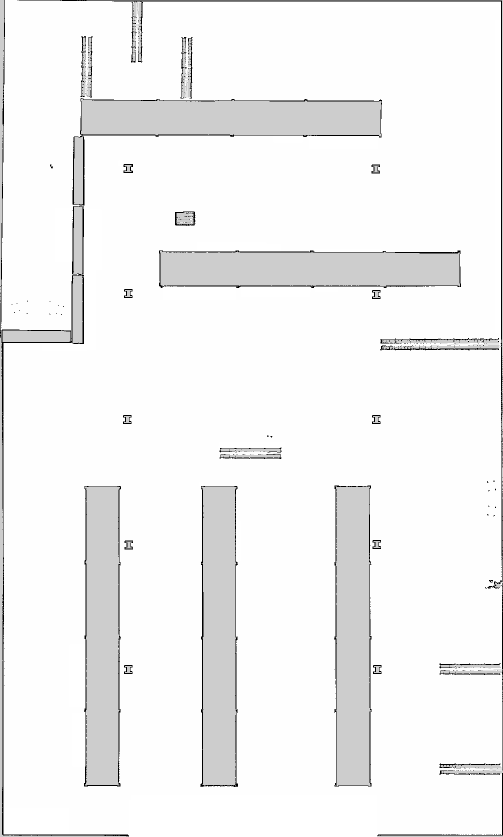
#> input picture examples/nav2_hazard_scan/maps/warehouse.pgm, 1006 x 1674 px (shown at 1/2 size)
$ python scan_demo.py
#> lines starting #> are read from the running program, lines starting #| are printed output that depends on the picture
### examples/nav2_hazard_scan/map_io.py
"""Loads a real ROS/Nav2 map: the standard <name>.yaml + <name>.pgm pair the map_server / Nav2 map
saver produces (unchanged format for well over a decade -- see
https://navigation.ros.org/configuration/packages/costmap-plugins/static.html and the map_server
YAML spec it links). No ROS install needed to read it: it's a plain YAML file plus a plain PGM image.

Supports both documented occupancy modes. ``trinary`` (the default, and what the overwhelming
majority of real map_server YAML files use) classifies every pixel as FREE, OCCUPIED, or UNKNOWN
purely by threshold. ``scale`` keeps a continuously-scaled occupancy probability for pixels that
fall between the two thresholds instead of flatly calling them UNKNOWN -- this tool's own internal
grid is strictly trinary (geometry.py/hazard_rules.py need FREE/OCCUPIED/UNKNOWN cells, not a
continuous probability), so that scaled value is binarized at 50% here, a deliberate, stated
simplification, not a silent one. ``raw`` mode (pixel value used directly as the published
occupancy data, no thresholding) is rare in practice and its exact pixel semantics are
consumer-defined rather than standardized -- rather than guess at behavior for a mode this tool has
no real test map for, loading a ``mode: raw`` YAML raises ``MapLoadError`` with a clear message
instead of silently producing a questionable classification.
"""

from __future__ import annotations

import os
from dataclasses import dataclass

import numpy as np
import yaml
from PIL import Image

FREE, OCCUPIED, UNKNOWN = 0, 1, 2
_SUPPORTED_MODES = ("trinary", "scale")


class MapLoadError(Exception):
    """Anything wrong with a map file or its YAML metadata -- missing file, missing/invalid key,
    unreadable image, an unsupported mode. Always a clear, specific message; callers (the CLI) are
    expected to catch this and print it without a traceback, since a malformed map file is routine
    user error, not a programming bug."""


@dataclass(frozen=True)
class OccupancyGrid:
    cells: np.ndarray  # (rows, cols) of FREE/OCCUPIED/UNKNOWN, row 0 = the image's top row
    resolution_m: float  # meters per cell
    origin_xy: tuple  # (x, y) world coordinates of the BOTTOM-LEFT cell (the map_server convention)

    # [15 lines left out: functions world_to_cell, cell_to_world, not called in this run]

    def in_bounds(self, row: int, col: int) -> bool:
        return 0 <= row < self.cells.shape[0] and 0 <= col < self.cells.shape[1]


def load_occupancy_grid(yaml_path: str) -> OccupancyGrid:
    if not os.path.isfile(yaml_path):
        raise MapLoadError(f"map YAML not found: {yaml_path!r}")
    try:
        with open(yaml_path) as f:
            meta = yaml.safe_load(f)
    except yaml.YAMLError as exc:
        raise MapLoadError(f"{yaml_path!r} is not valid YAML: {exc}") from exc
    if not isinstance(meta, dict):
        raise MapLoadError(f"{yaml_path!r} does not contain a YAML mapping (map_server metadata) at its top level")

    for key in ("image", "resolution"):
        if key not in meta:
            raise MapLoadError(f"{yaml_path!r} is missing the required map_server key {key!r}")

    image_path = meta["image"]
    if not os.path.isabs(image_path):
        image_path = os.path.join(os.path.dirname(yaml_path), image_path)
    if not os.path.isfile(image_path):
        raise MapLoadError(f"{yaml_path!r} points at image {image_path!r}, which does not exist")
    try:
        img = np.asarray(Image.open(image_path).convert("L"), dtype=np.float64)  # 0..255, one channel
    except Exception as exc:  # noqa: BLE001 -- Pillow's own exception types vary by failure mode
        raise MapLoadError(f"could not read {image_path!r} as an image: {exc}") from exc
    if img.size == 0:
        raise MapLoadError(f"{image_path!r} decoded to an empty image")

    try:
        resolution = float(meta["resolution"])
    except (TypeError, ValueError) as exc:
        raise MapLoadError(f"{yaml_path!r}'s resolution {meta['resolution']!r} is not a number") from exc
    if not (resolution > 0):
        raise MapLoadError(f"{yaml_path!r}'s resolution must be positive, got {resolution!r}")

    origin = meta.get("origin", [0.0, 0.0, 0.0])
    if not (isinstance(origin, (list, tuple)) and len(origin) >= 2):
        raise MapLoadError(f"{yaml_path!r}'s origin must be a list of at least [x, y], got {origin!r}")
    try:
        origin_xy = (float(origin[0]), float(origin[1]))
    except (TypeError, ValueError) as exc:
        raise MapLoadError(f"{yaml_path!r}'s origin {origin!r} is not numeric") from exc

    mode = meta.get("mode", "trinary")
    if mode not in _SUPPORTED_MODES:
        raise MapLoadError(
            f"{yaml_path!r} specifies mode {mode!r}, which this tool does not support "
            f"(supported: {', '.join(_SUPPORTED_MODES)}) -- 'raw' mode's pixel semantics are "
            f"consumer-defined rather than standardized, so this tool refuses to guess at them "
            f"rather than silently produce a questionable classification"
        )

    negate = meta.get("negate", 0)
    try:
        negate = bool(int(negate))
    except (TypeError, ValueError) as exc:
        raise MapLoadError(f"{yaml_path!r}'s negate {negate!r} is not interpretable as 0/1") from exc

    try:
        occ_thresh = float(meta.get("occupied_thresh", 0.65))
        free_thresh = float(meta.get("free_thresh", 0.196))
    except (TypeError, ValueError) as exc:
        raise MapLoadError(f"{yaml_path!r}'s occupied_thresh/free_thresh are not numeric: {exc}") from exc
    if not (0.0 <= free_thresh < occ_thresh <= 1.0):
        raise MapLoadError(
            f"{yaml_path!r}'s thresholds must satisfy 0 <= free_thresh < occupied_thresh <= 1, "
            f"got free_thresh={free_thresh!r} occupied_thresh={occ_thresh!r}"
        )

    # Standard map_server convention: occupancy probability from pixel intensity. negate=0 (the
    # common case): white (255) = free, black (0) = occupied, so probability-of-occupied = 1 -
    # pixel/255. negate=1 flips that.
    occ_prob = (img / 255.0) if negate else (1.0 - img / 255.0)

    cells = np.full(img.shape, UNKNOWN, dtype=np.uint8)
    cells[occ_prob <= free_thresh] = FREE
    cells[occ_prob >= occ_thresh] = OCCUPIED
    if mode == "scale":
        # The documented map_server "scale" behavior: pixels strictly between the two thresholds
        # get a continuously-scaled 0-100 probability instead of a flat UNKNOWN. This tool's grid
        # is trinary, so that continuous value is binarized at the 50% mark -- see the module
        # docstring for why that's a deliberate simplification, not a silent one.
        mid = (occ_prob > free_thresh) & (occ_prob < occ_thresh)
        scaled = (occ_prob[mid] - free_thresh) / (occ_thresh - free_thresh) * 100.0
        cells_mid = cells[mid]
        cells_mid[scaled >= 50.0] = OCCUPIED
        cells_mid[scaled < 50.0] = FREE
        cells[mid] = cells_mid

    return OccupancyGrid(cells=cells, resolution_m=resolution, origin_xy=origin_xy)

### examples/nav2_hazard_scan/geometry.py
"""Grid geometry primitives, all operating on a `map_io.OccupancyGrid`'s plain numpy `cells` array
-- no scipy, kept to numpy so this example needs only one extra dependency beyond the standard
library, on top of what map_io.py already needs to read a PGM.
"""

from __future__ import annotations

import heapq
import math

import numpy as np

from map_io import FREE, OCCUPIED, UNKNOWN

SQRT2 = math.sqrt(2.0)


# [89 lines left out: functions clearance_transform, bresenham_cells, sightline_cells, not called in this run]


def astar(cells: np.ndarray, start, goal):
    """A real grid A* (8-connected, real per-step cost, not a straight-line stand-in) from
    ``start`` to ``goal`` (row, col), through FREE cells only. Returns the path as a list of
    (row, col), inclusive of both ends, or None if no path exists. Used only to get an honest,
    genuinely-computed route to run the hazard rules along, in place of a real nav2_route export
    this public map doesn't ship with -- see the example README."""
    def h(a, b):
        return math.hypot(a[0] - b[0], a[1] - b[1])

    open_heap = [(h(start, goal), 0.0, start)]
    came_from = {}
    g_score = {start: 0.0}
    visited = set()
    neighbors = [(-1, 0, 1.0), (1, 0, 1.0), (0, -1, 1.0), (0, 1, 1.0),
                 (-1, -1, SQRT2), (-1, 1, SQRT2), (1, -1, SQRT2), (1, 1, SQRT2)]
    while open_heap:
        _, g, cur = heapq.heappop(open_heap)
        if cur in visited:
            continue
        visited.add(cur)
        if cur == goal:
            path = [cur]
            while cur in came_from:
                cur = came_from[cur]
                path.append(cur)
            return list(reversed(path))
        for dr, dc, cost in neighbors:
            nb = (cur[0] + dr, cur[1] + dc)
            if not (0 <= nb[0] < cells.shape[0] and 0 <= nb[1] < cells.shape[1]):
                continue
            if cells[nb] != FREE:
                continue
            ng = g + cost
            if ng < g_score.get(nb, math.inf):
                g_score[nb] = ng
                came_from[nb] = cur
                heapq.heappush(open_heap, (ng + h(nb, goal), ng, nb))
    return None

### examples/nav2_hazard_scan/scan_demo.py
"""Runnable, self-checking demonstration AND a client-usable CLI: real hazard rules run against
any real Nav2 map (<name>.yaml + <name>.pgm) along a real A*-computed route.

    python3 scan_demo.py                                    # bundled warehouse map, self-check
    python3 scan_demo.py --map path/to/map.yaml --report out.md
    python3 scan_demo.py --map path/to/map.yaml --route-graph route.json --report out.md

By default (no --map), uses the bundled real navigation2 warehouse map (maps/, see
maps/README.md) and --self_check, matching this tool's original purpose: proving the rules fire
against real data, not just "ran without crashing" (exits non-zero if any rule produced zero
findings or zero flags against that known map).

**The intersection/junction rule is never run against a stand-in graph by default.** This public
map ships no real `nav2_route` graph, and a client report must never silently include a finding
from this tool's own toy demonstration graph -- see --demo_graph below if you want that graph
specifically for demonstrating the rule, and the README's "Design boundary"/"Honest limitations"
for why this distinction matters. Pass --route_graph with a real graph to actually evaluate it;
otherwise the report and console output say plainly that it was skipped, not silently omit it.
"""

from __future__ import annotations

import argparse
import json
import math
import os
import random
import sys

import numpy as np

from geometry import astar, clearance_transform
from hazard_rules import blind_corner_absent, corridor_width_sufficient, intersection_flagged_for_review
from map_io import FREE, MapLoadError, load_occupancy_grid
from report import RuleCoverage, render_markdown_report

_HERE = os.path.dirname(os.path.abspath(__file__))
DEFAULT_MAP = os.path.join(_HERE, "maps", "warehouse.yaml")

# This tool's own demonstration graph for the junction rule -- three corridors meeting at a real
# crossing, one simple pass-through. Only ever used behind --demo_graph, explicitly opted into;
# never a silent default for a real --map scan. See the module docstring.
_DEMO_GRAPH_NODES = {"a": (0.0, 0.0), "b": (5.0, 0.0), "c": (5.0, 5.0), "junction": (5.0, 2.5), "d": (10.0, 2.5)}
_DEMO_GRAPH_EDGES = [("a", "junction"), ("junction", "b"), ("junction", "c"), ("junction", "d")]


class RouteGraphLoadError(Exception):
    """A malformed --route_graph JSON file -- same "clear message, no traceback" contract as
    map_io.MapLoadError."""


def load_route_graph(path: str):
    """JSON: {"nodes": {id: [x, y], ...}, "edges": [[from_id, to_id], ...]} -- the same shape
    nav2_route's own graph model uses (directional edges; see hazard_rules.py's docstring)."""
    if not os.path.isfile(path):
        raise RouteGraphLoadError(f"route graph not found: {path!r}")
    try:
        with open(path) as f:
            data = json.load(f)
    except json.JSONDecodeError as exc:
        raise RouteGraphLoadError(f"{path!r} is not valid JSON: {exc}") from exc
    if not isinstance(data, dict) or "nodes" not in data or "edges" not in data:
        raise RouteGraphLoadError(f"{path!r} must be a JSON object with 'nodes' and 'edges' keys")
    try:
        nodes = {str(k): (float(v[0]), float(v[1])) for k, v in data["nodes"].items()}
        edges = [(str(a), str(b)) for a, b in data["edges"]]
    except (TypeError, ValueError, IndexError) as exc:
        raise RouteGraphLoadError(
            f"{path!r}'s nodes must be {{id: [x, y]}} and edges must be [[from_id, to_id], ...]: {exc}"
        ) from exc
    for a, b in edges:
        for n in (a, b):
            if n not in nodes:
                raise RouteGraphLoadError(f"{path!r}'s edge references node {n!r}, which isn't in 'nodes'")
    return nodes, edges


def pick_far_apart_free_points(grid, tries: int = 400, seed: int = 1):
    free_idx = np.argwhere(grid.cells == FREE)
    if len(free_idx) == 0:
        raise ValueError("map has no FREE cells at all -- nothing to route across")
    rng = random.Random(seed)
    start = tuple(int(v) for v in free_idx[rng.randrange(len(free_idx))])
    best_goal, best_d = start, 0.0
    for _ in range(tries):
        cand = tuple(int(v) for v in free_idx[rng.randrange(len(free_idx))])
        d = math.hypot(cand[0] - start[0], cand[1] - start[1])
        if d > best_d:
            best_d, best_goal = d, cand
    return start, best_goal


def build_parser() -> argparse.ArgumentParser:
    p = argparse.ArgumentParser(description=__doc__, formatter_class=argparse.RawDescriptionHelpFormatter)
    p.add_argument("--map", default=DEFAULT_MAP, help="path to a Nav2 map .yaml (companion .pgm alongside it)")
    p.add_argument("--report", default=None, help="write a Markdown report to this path")
    p.add_argument("--route_graph", default=None,
                    help="JSON route graph ({nodes: {id: [x,y]}, edges: [[from,to]]}) to evaluate the "
                         "junction rule against. Omit to skip that rule honestly (see module docstring).")
    p.add_argument("--demo_graph", action="store_true",
                    help="use this tool's own small demonstration graph for the junction rule, instead of "
                         "--route_graph -- for demonstrating the rule only; never implied by default, and "
                         "refuses to combine with --route_graph.")
    p.add_argument("--min_clearance_m", type=float, default=0.75)
    p.add_argument("--required_sightline_m", type=float, default=3.0)
    p.add_argument("--junction_min_degree", type=int, default=3)
    p.add_argument("--seed", type=int, default=1, help="seed for picking the demo start/goal route points")
    p.add_argument("--self_check", action="store_true",
                    help="exit non-zero unless every EVALUATED rule produced both an ok and a flagged "
                         "finding -- this tool's own regression check against known data, not a meaningful "
                         "pass/fail criterion for an arbitrary client map (which may legitimately have zero "
                         "hazards of some kind). Implied when --map is left at its bundled default.")
    return p


def main(argv=None) -> int:
    args = build_parser().parse_args(argv)
    if args.demo_graph and args.route_graph:
        print("error: --demo_graph and --route_graph are mutually exclusive", file=sys.stderr)
        return 2
    self_check = args.self_check or (args.map == DEFAULT_MAP and args.route_graph is None and not args.demo_graph)

    try:
        grid = load_occupancy_grid(args.map)
#> in load_occupancy_grid, `occ_prob = (img / 255.0) if negate else (1.0 - img / 255.0)`:
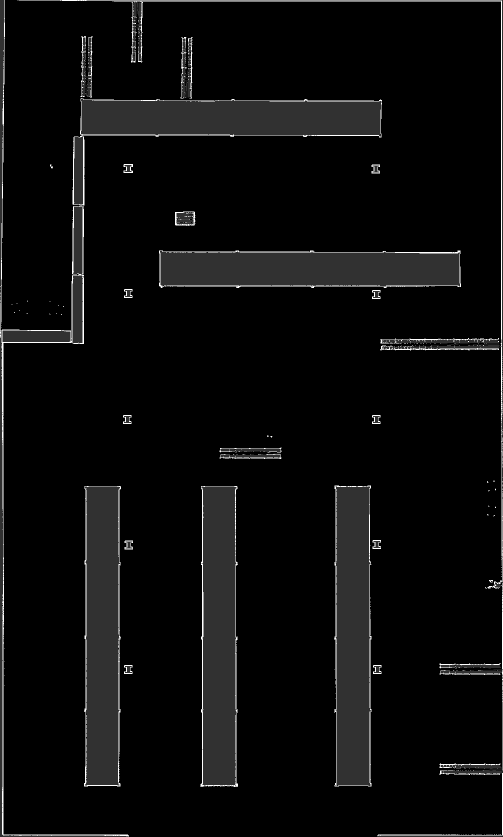
#> occ_prob: shape (1674, 1006) float64 (shown at 1/2 size); min 0, max 1, mean 0.0483
    except MapLoadError as exc:
        print(f"error: {exc}", file=sys.stderr)
        return 2
    print(f"Loaded {grid.cells.shape[1]}x{grid.cells.shape[0]} cells @ {grid.resolution_m}m/cell "
          f"(~{grid.cells.shape[1]*grid.resolution_m:.0f}m x {grid.cells.shape[0]*grid.resolution_m:.0f}m)")

    try:
        start, goal = pick_far_apart_free_points(grid, seed=args.seed)
    except ValueError as exc:
        print(f"error: {exc}", file=sys.stderr)
        return 2
    route = astar(grid.cells, start, goal)
    if route is None:
        print("FAIL: no route found between chosen points", file=sys.stderr)
        return 1
    print(f"Route: {len(route)} cells, {start} -> {goal}")

    params = {
        "min_clearance_m": args.min_clearance_m,
        "required_sightline_m": args.required_sightline_m,
        "junction_min_degree": args.junction_min_degree,
    }
    clearance = clearance_transform(grid.cells)
    corridor_findings = corridor_width_sufficient(grid, route, min_clearance_m=params["min_clearance_m"], clearance_cells=clearance)
    sightline_findings = blind_corner_absent(grid, route, required_sightline_m=params["required_sightline_m"])

    coverage = [
        RuleCoverage(name="corridor_width_sufficient", evaluated=True, findings=tuple(corridor_findings)),
        RuleCoverage(name="blind_corner_absent", evaluated=True, findings=tuple(sightline_findings)),
    ]

    if args.route_graph:
        try:
            nodes, edges = load_route_graph(args.route_graph)
        except RouteGraphLoadError as exc:
            print(f"error: {exc}", file=sys.stderr)
            return 2
        intersection_findings = intersection_flagged_for_review(nodes, edges, min_degree=params["junction_min_degree"])
        coverage.append(RuleCoverage(name="intersection_flagged_for_review", evaluated=True, findings=tuple(intersection_findings)))
    elif args.demo_graph:
        intersection_findings = intersection_flagged_for_review(_DEMO_GRAPH_NODES, _DEMO_GRAPH_EDGES, min_degree=params["junction_min_degree"])
        coverage.append(RuleCoverage(name="intersection_flagged_for_review", evaluated=True, findings=tuple(intersection_findings)))
        print("Junction review: evaluated against this tool's own DEMONSTRATION graph, not a real route graph.")
    else:
        skip_reason = "no route graph supplied (--route_graph)"
        coverage.append(RuleCoverage(name="intersection_flagged_for_review", evaluated=False, skip_reason=skip_reason))
        print(f"Junction review: not evaluated, {skip_reason}")

    for rc in coverage:
        if not rc.evaluated:
            continue
        for f in rc.findings:
            tag = "OK   " if f.satisfied else "FLAG "
            x, y = f.location_world_xy
            print(f"{tag}{f.name:32s} @ ({x:6.2f}, {y:6.2f})  {f.reason}")

    print("\nSummary:")
    for rc in coverage:
        if not rc.evaluated:
            print(f"  {rc.name}: skipped ({rc.skip_reason})")
            continue
        ok = sum(1 for f in rc.findings if f.satisfied)
        flagged = len(rc.findings) - ok
        print(f"  {rc.name}: {ok} ok, {flagged} flagged")

    if args.report:
        report_text = render_markdown_report(
            map_path=args.map, map_shape=grid.cells.shape, resolution_m=grid.resolution_m,
            origin_xy=grid.origin_xy, route_description=f"{len(route)} cells, {start} -> {goal} (A*, seed {args.seed})",
            coverage=coverage, params=params,
        )
        with open(args.report, "w") as f:
            f.write(report_text)
        print(f"\nWrote report: {args.report}")

    if self_check:
        evaluated = [rc for rc in coverage if rc.evaluated]
        ok = len(evaluated) > 0 and all(
            any(f.satisfied for f in rc.findings) and any(not f.satisfied for f in rc.findings) for rc in evaluated
        )
        print("PASS: every evaluated rule fired against real data (ok + at least one real flag each)" if ok else
              "FAIL: at least one evaluated rule produced no findings, or never flagged anything")
        return 0 if ok else 1

    return 0


if __name__ == "__main__":
#> (the run stopped early here; a loop or call above may not have finished)
